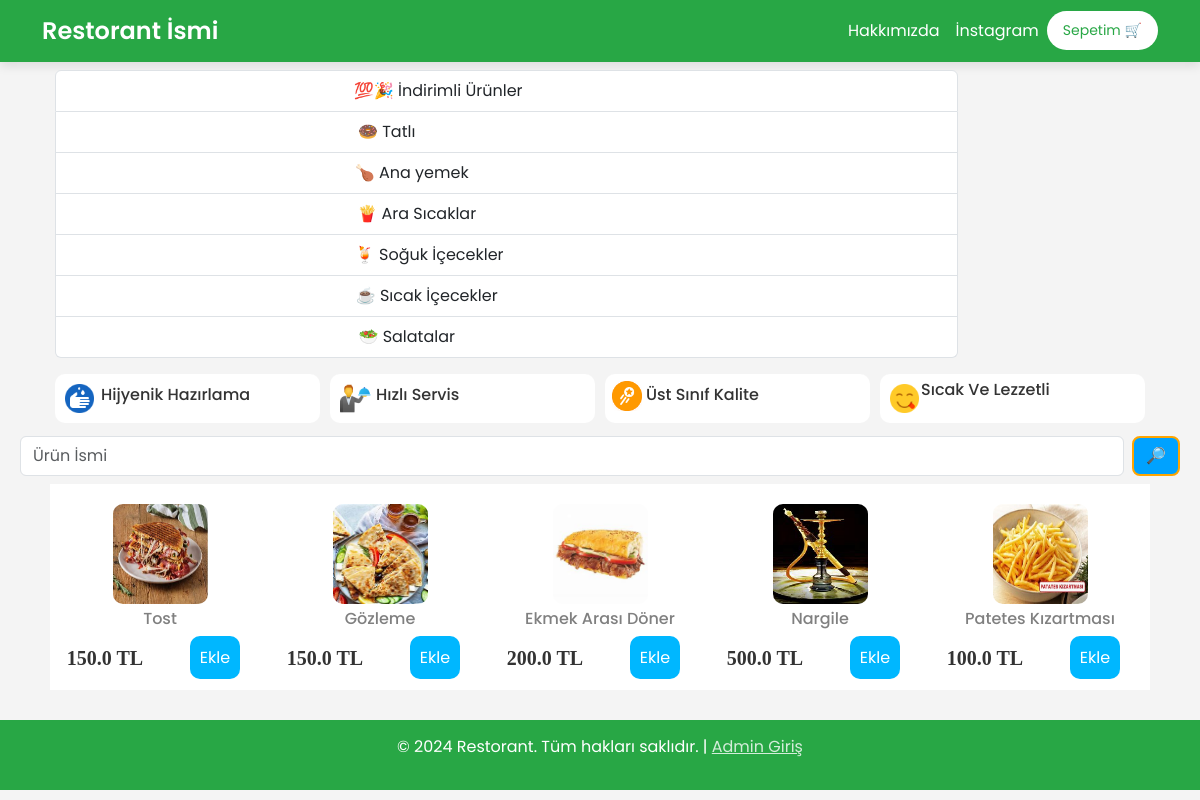
Screenshot of /sneaks with the database file from the repository.
### website/models.py (models this page shows, shortened)
class Product(db.Model):
    id = db.Column(db.Integer, primary_key=True)
    product_name = db.Column(db.String(100), nullable=False)
    current_price = db.Column(db.Float, nullable=False)
    previous_price = db.Column(db.Float, nullable=False)
    in_stock = db.Column(db.Integer, nullable=False)
    product_picture = db.Column(db.String(1000), nullable=False)
    flash_sale = db.Column(db.Boolean, default=False)
    date_added = db.Column(db.DateTime, default=datetime.utcnow)
    salad = db.Column(db.Boolean, default=False)
    main = db.Column(db.Boolean, default=False)
    colddrink = db.Column(db.Boolean, default=False)
    hotdrink = db.Column(db.Boolean, default=False)
    desert = db.Column(db.Boolean, default=False)
    sneak = db.Column(db.Boolean, default=False)
    Solded = db.Column(db.Integer, default=0)
    carts = db.relationship('Cart', backref=db.backref('product', lazy=True))
    orders = db.relationship('Order', backref=db.backref('product', lazy=True))

### website/views.py (the view)
@views.route("/sneaks")
def sneaks():
    items = Product.query.filter_by(sneak=True)
    print(items)
    return render_template('sneaks.html', items=items, cart=Cart.query.filter_by(customer_link=current_user.id).all()
                           if current_user.is_authenticated else [])

### website/templates/sneaks.html (shortened to what this page needs)
{% extends 'base.html' %}
{% block body %}
<div class="container text-center">
    <div class="row" style="margin: 5px; margin-left:-2px; margin-right:-2px;">
      <div class="col " style="margin: 3px;">
        <div class="list-group" id="right1">
            <a href="/" class="list-group-item list-group-item-action">
                <span class="link-name" >💯🎉  İndirimli Ürünler</span>
            </a>
            <a href="/deserts" class="list-group-item list-group-item-action">
                <span class="link-name" >🍩  Tatlı</span>
            </a>
            <a href="/mainmenu" class="list-group-item list-group-item-action">
                <span class="link-name">🍗 Ana yemek</span>
            </a>
            <a href="/sneaks" class="list-group-item list-group-item-action">
                <span class="button">🍟 Ara Sıcaklar</span>
            </a>
            <a href="/colddrinks" class="list-group-item list-group-item-action">
                <span class="button">🍹 Soğuk İçecekler</span>
            </a>
            <a href="/hotdrinks" class="list-group-item list-group-item-action">
                <span class="button">☕ Sıcak İçecekler</span>
            </a>
            <a href="/salads" class="list-group-item list-group-item-action">
                <span class="button">🥗  Salatalar</span>
            </a>
        </div>
      </div>
      <div class="col-md-2">
        </div>
      </div>
    </div>
<div class="container text-center">
    <div class="row" style="margin: 8px;">
        <div class="col" style="display: flex; background-color: white; border-radius: 10px; padding: 7px; margin: 5px;">
            <img src="../static/images/techweek.png" alt="" style="width: 35px; height: 35px;">
            <h6 style="margin: 4px">Hijyenik Hazırlama </h6>
        </div>
        <div class="col" style="display: flex; background-color: white; border-radius: 10px; padding: 7px; margin: 5px;">
            <img src="../static/images/FreeDelivery.png" alt="" style="width: 35px; height: 35px;">
            <h6 style="margin: 4px">Hızlı Servis</h6>
        </div>
        <div class="col" style="display: flex; background-color: white; border-radius: 10px; padding: 7px; margin: 5px;">
            <img src="../static/images/food.png" alt="" style="width: 30px; height: 30px;">
            <h6 style="margin: 4px">Üst Sınıf Kalite</h6>
        </div>
        <div class="col" style="display: flex; background-color: white; border-radius: 10px; padding: 7px; margin: 5px;">
            <img src="../static/images/airtime.png" alt="" style="width: 35px; height: 35px;">
            <h6 style="margin: -1px">Sıcak Ve Lezzetli</h6>
        </div>
    </div>
</div>
<form class="d-flex" role="search" action="/search" style="margin-left:20px; margin-right:20px;" method="POST">
    <input class="form-control me-2" name="search" type="search" placeholder="Ürün İsmi" aria-label="Search">
    <button class="btn" type="submit">🔎</button>
  </form>
<div class="container text-center">
    <div class="row" style="margin: 8px; border-radius: 10px; background-color: rgb(219, 219, 218);" id="column">
        {% for item in items %}
        <div class="col" style=" background-color: rgb(255, 255, 255);">
            <img src="{{ item.product_picture }}" alt="" style="height: 100px; width: 95px; border-radius: 10px;  margin-top:20px;">
            <div class="row" style="margin-top: 5px;">
                <h6 style="color: gray;">{{ item.product_name }}</h6>
            </div>
            <div class="row" style="margin-top: 10px;">
                <div class="col">
                    <h5 style="font-weight: 600; font-family: 'Times New Roman', Times, serif; margin-bottom: 20px;">{{ item.current_price }} TL</h5>
                </div>
                <div class="col">
                    <a href="/add-to-cart/{{ item.id }}">Ekle</a>
                </div>
            </div>
        </div>
        {% endfor %}
    </div>
</div>
{% endblock %}

### website/static/css/style.css (style rules this page uses)
.d-flex .btn { background: rgb(0, 162, 255); border: 2px solid orange; border-radius: 8px; color: #fff; }
.container .row .col .row .col a { background-color: rgb(0, 183, 255); padding: 10px; border-radius: 10px; text-decoration: none; color: white; }

### website/templates/base.html (style rules this page uses)
body { font-family: 'Poppins', sans-serif; background-color: #f4f4f4; color: #333; margin: 0; padding: 0; }

### rows the page displays
Product: product_picture (picture), product_name "Tost", current_price "150.0"
Product: product_picture (picture), product_name "Gözleme", current_price "150.0"
Product: product_picture (picture), product_name "Ekmek Arası Döner", current_price "200.0"
Product: product_picture (picture), product_name "Nargile", current_price "500.0"
Product: product_picture (picture), product_name "Patetes Kızartması", current_price "100.0"
